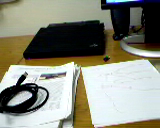
//> input picture example_16-01-imgA.png, 160 x 128 px
$ ./example_12-04 example_16-01-imgA.png   (built with g++ and OpenCV 4)
//> lines starting //> are read from the running program, lines starting //| are printed output that depends on the picture; after the words box and inside, x2 and y2 are one past the last pixel; in counts of white or black regions, pixels touching at a corner belong together
// Example 12-4. Using Watershed for image segmentation

#include <iostream>
#include <string>
#include <opencv2/opencv.hpp>

using std::cout;
using std::cerr;
using std::endl;

cv::Mat img_preview;
cv::Mat img;
cv::Mat markers;

bool finished;

void displayResult() {
    cv::imshow("image", img);
    finished = true;
}

const int dx[4] = {-1, 1, 0, 0};
const int dy[4] = {0, 0, -1, 1};

void fillMarker(int x, int y, int marker_id) {
    if (x < 0 || y < 0 || x >= markers.rows || y >= markers.cols) {
        return;
    }

    if (markers.at<int>(x, y) != -1) {
        return;
    }

    markers.at<int>(x, y) = marker_id;

    for (int dir = 0; dir < 4; ++dir) {
        int nx = x + dx[dir];
        int ny = y + dy[dir];
        fillMarker(nx, ny, marker_id);
    }
}

static void onMouseClick(int event, int x, int y, int, void*) {
    if (finished) {
        return;
    }

    if (event == cv::EVENT_LBUTTONDOWN) {
        cv::ellipse(markers, cv::Point(x, y), cv::Size(1, 1),
            0, 0, 360, -1, 3);
        cv::ellipse(img_preview, cv::Point(x, y), cv::Size(1, 1),
            0, 0, 360, cv::Scalar(0, 0, 255), 3);
        cv::imshow("image", img_preview);
        return;
    }

    if (event == cv::EVENT_RBUTTONDOWN) {
        int marker_id = 0;
        for (int x = 0; x < markers.rows; ++x) {
            for (int y = 0; y < markers.cols; ++y) {
                if (markers.at<int>(x, y) == -1) {
                    ++marker_id;
                    fillMarker(x, y, marker_id);
                }
            }
        }
        cv::watershed(img, markers);
        cv::Vec3b borderColor(0, 0, 255);
        for (int x = 0; x < img.rows; ++x) {
            for (int y = 0; y < img.cols; ++y) {
                if (markers.at<int>(x, y) == -1) {
                    img.at<cv::Vec3b>(x, y) = borderColor;
                    continue;
                }
                for (int dir = 0; dir < 4; ++dir) {
                    int nx = x + dx[dir];
                    int ny = y + dy[dir];
                    if (nx < 0 || ny < 0 || nx >= img.rows || ny >= img.cols) {
                        continue;
                    }
                    if (markers.at<int>(x, y) != markers.at<int>(nx, ny)) {
                        img.at<cv::Vec3b>(x, y) = borderColor;
                    }
                }
            }
        }

        displayResult();
        return;
    }
}

void help(char** argv) {
       cout << "\nExample 12-4. Using Watershed for image segmentation"
             << "\n- Use left click on the image to place marker for the new segment"
             << "\n- Use right clock on the image to perform Watershed"
             << "\n- Press any key to terminate program"
             << "\nUsage: "
             << argv[0] << " <path/imagename>\n"
             << "\nExample:\n" << argv[0] << " ../stuff.jpg\n" << endl;
}

int main(int argc, char** argv) {
	help(argv);
    if (argc != 2) {
         return -1;
    }

    img = cv::imread(std::string(argv[1]), CV_LOAD_IMAGE_COLOR);
//> img is the input picture: 128 rows x 160 cols, CV_8UC3; mean B, G, R 124.1, 138, 137
    if (img.channels() != 3) {
        cerr << "Input image should have 3 channels" << endl;
        exit(1);
    }

    markers = cv::Mat(img.size(), CV_32SC1);
    markers.setTo(0);

    img_preview = img.clone();

    finished = false;

    cv::namedWindow("image", cv::WINDOW_AUTOSIZE);
    cv::setMouseCallback("image", onMouseClick, 0);

    cv::imshow("image", img_preview);

    cv::waitKey(0);
//> the left mouse button is pressed and released at (40, 32)
//> in onMouseClick, `cv::ellipse(markers, cv::Point(x, y), cv::Size(1, 1), 0, 0, 360, -1, 3);`:
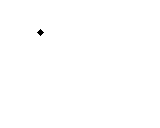
//> markers: 128 rows x 160 cols, CV_32SC1; values -1 (black) and 0 (white), 99.9% white; 1 black region, box (x1, y1, x2, y2) and area: (37, 29, 44, 36) 25
//> in onMouseClick, `cv::ellipse(img_preview, cv::Point(x, y), cv::Size(1, 1), 0, 0, 360, c..`: img_preview: 128 rows x 160 cols, CV_8UC3; 0.12% of pixels changed, all inside (x1, y1, x2, y2) = (37, 29, 44, 36)
//> the left mouse button is pressed and released at (120, 32)
//> call 3 of onMouseClick, with event = 1, x = 120, y = 32
//> in onMouseClick (call 3), `cv::ellipse(markers, cv::Point(x, y), cv::Size(1, 1), 0, 0, 360, -1, 3);`: markers: 128 rows x 160 cols, CV_32SC1; values -1 (black) and 0 (white), 99.8% white; 2 black regions, box (x1, y1, x2, y2) and area: (37, 29, 44, 36) 25, (117, 29, 124, 36) 25
//> in onMouseClick (call 3), `cv::ellipse(img_preview, cv::Point(x, y), cv::Size(1, 1), 0, 0, 360, c..`:
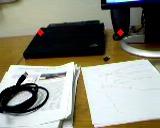
//> img_preview: 128 rows x 160 cols, CV_8UC3; mean B, G, R 124.1, 138, 137.6
//> the left mouse button is pressed and released at (120, 96)
//> in onMouseClick (call 5), `cv::ellipse(markers, cv::Point(x, y), cv::Size(1, 1), 0, 0, 360, -1, 3);`:
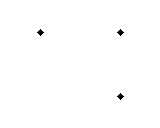
//> markers: 128 rows x 160 cols, CV_32SC1; values -1 (black) and 0 (white), 99.6% white; 3 black regions, box (x1, y1, x2, y2) and area: (37, 29, 44, 36) 25, (117, 29, 124, 36) 25, (117, 93, 124, 100) 25
//> in onMouseClick (call 5), `cv::ellipse(img_preview, cv::Point(x, y), cv::Size(1, 1), 0, 0, 360, c..`: img_preview: 128 rows x 160 cols, CV_8UC3; 0.12% of pixels changed, all inside (x1, y1, x2, y2) = (117, 93, 124, 100)
//> the left mouse button is pressed and released at (40, 96)
//> in onMouseClick (call 7), `cv::ellipse(markers, cv::Point(x, y), cv::Size(1, 1), 0, 0, 360, -1, 3);`: markers: 128 rows x 160 cols, CV_32SC1; values -1 (black) and 0 (white), 99.5% white; 4 black regions, box (x1, y1, x2, y2) and area: (37, 29, 44, 36) 25, (117, 29, 124, 36) 25, (37, 93, 44, 100) 25, (117, 93, 124, 100) 25
//> in onMouseClick (call 7), `cv::ellipse(img_preview, cv::Point(x, y), cv::Size(1, 1), 0, 0, 360, c..`:
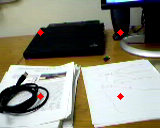
//> img_preview: 128 rows x 160 cols, CV_8UC3; mean B, G, R 123.6, 137.5, 137.8

    return 0;
}

$ run again, on example_16-01-imgB.png
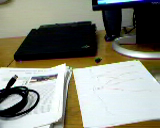
//> input picture example_16-01-imgB.png, 160 x 128 px
//> img is the input picture: 128 rows x 160 cols, CV_8UC3; mean B, G, R 123.6, 136, 134.3
//> markers: 128 rows x 160 cols, CV_32SC1; values -1 (black) and 0 (white), 99.9% white; 1 black region, box (x1, y1, x2, y2) and area: (37, 29, 44, 36) 25
//> img_preview: 128 rows x 160 cols, CV_8UC3; 0.12% of pixels changed, all inside (x1, y1, x2, y2) = (37, 29, 44, 36)
//> markers: 128 rows x 160 cols, CV_32SC1; values -1 (black) and 0 (white), 99.8% white; 2 black regions, box (x1, y1, x2, y2) and area: (37, 29, 44, 36) 25, (117, 29, 124, 36) 25
//> in onMouseClick (call 3), `cv::ellipse(img_preview, cv::Point(x, y), cv::Size(1, 1), 0, 0, 360, c..`:
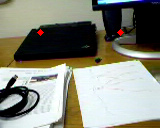
//> img_preview: 128 rows x 160 cols, CV_8UC3; mean B, G, R 123.6, 136, 134.9
//> markers: 128 rows x 160 cols, CV_32SC1; values -1 (black) and 0 (white), 99.6% white; 3 black regions, box (x1, y1, x2, y2) and area: (37, 29, 44, 36) 25, (117, 29, 124, 36) 25, (117, 93, 124, 100) 25
//> img_preview: 128 rows x 160 cols, CV_8UC3; 0.12% of pixels changed, all inside (x1, y1, x2, y2) = (117, 93, 124, 100)
//> markers: 128 rows x 160 cols, CV_32SC1; values -1 (black) and 0 (white), 99.5% white; 4 black regions, box (x1, y1, x2, y2) and area: (37, 29, 44, 36) 25, (117, 29, 124, 36) 25, (37, 93, 44, 100) 25, (117, 93, 124, 100) 25
//> in onMouseClick (call 7), `cv::ellipse(img_preview, cv::Point(x, y), cv::Size(1, 1), 0, 0, 360, c..`:
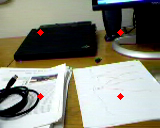
//> img_preview: 128 rows x 160 cols, CV_8UC3; mean B, G, R 123.1, 135.5, 135
